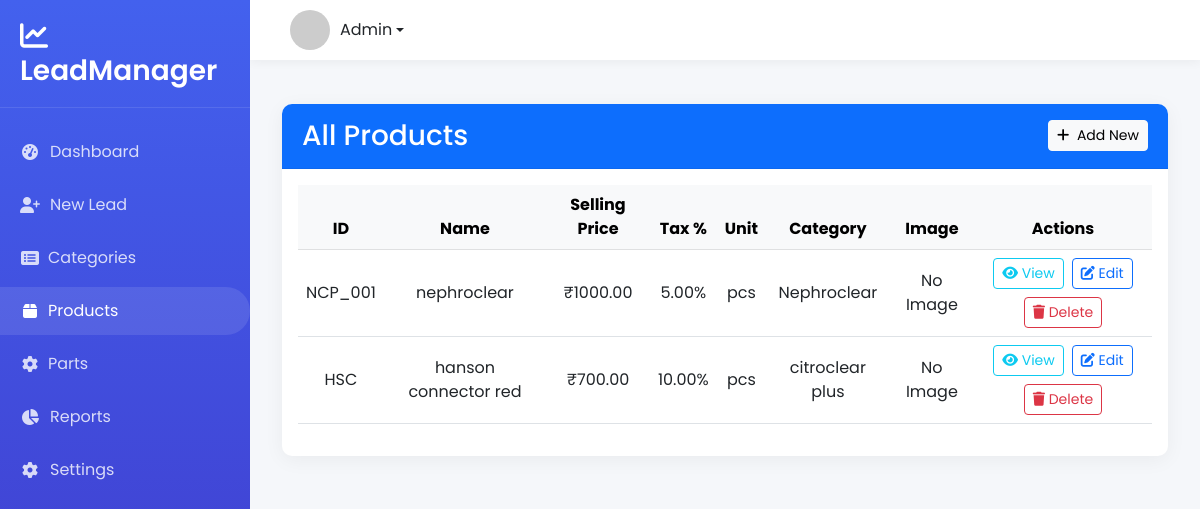
Before: /products/ with the older database file.
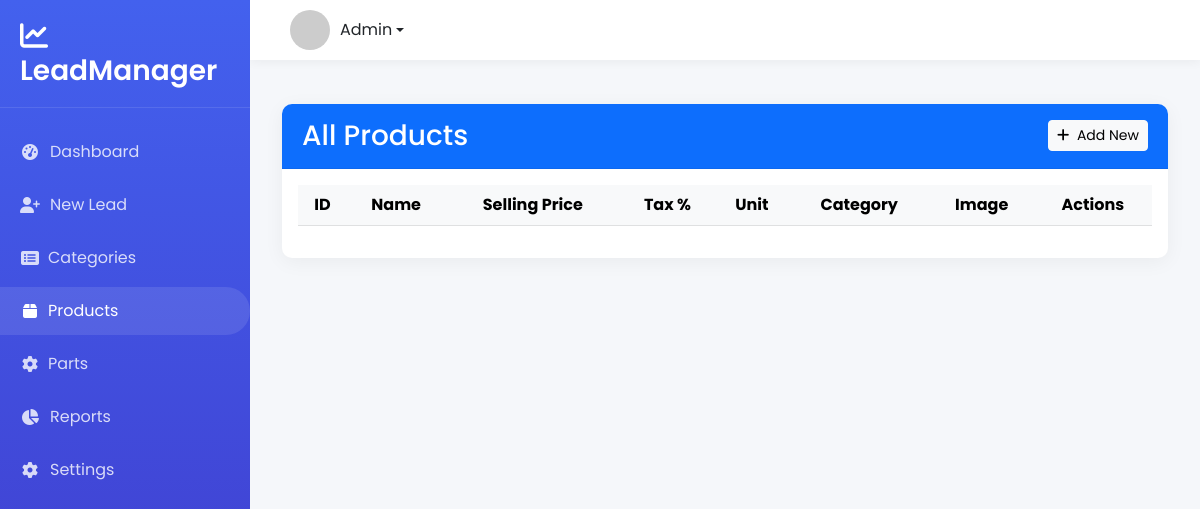
After: the same page with the newer database file.
### leads/models.py (models this page shows, shortened)
class Product(models.Model):
    PRODUCT_UNITS = [
        ('kg', 'Kilogram'),
        ('ltr', 'Liter'),
        ('pcs', 'Pieces'),
        ('box', 'Box'),
        ('nos', 'Numbers'),
    ]
    id = models.CharField(max_length=50, primary_key=True)
    name = models.CharField(max_length=100)
    selling_price = models.DecimalField(max_digits=10, decimal_places=2)
    tax_percent = models.DecimalField(max_digits=5, decimal_places=2)
    purchase_price = models.DecimalField(max_digits=10, decimal_places=2)
    unit = models.CharField(max_length=10, choices=PRODUCT_UNITS, default='pcs')
    hsn_sac = models.CharField(max_length=20, blank=True, null=True)
    description = models.TextField(blank=True)
    category = models.ForeignKey('Category', on_delete=models.SET_NULL, null=True)
    product_image = models.ImageField(upload_to='product_images/', blank=True, null=True)
    created_at = models.DateTimeField(auto_now_add=True)

class Category(models.Model):
    id = models.CharField(max_length=50, primary_key=True)
    name = models.CharField(max_length=100)
    description = models.TextField(blank=True, null=True)
    image = models.ImageField(upload_to='categories/', blank=True, null=True)
    created_at = models.DateTimeField(auto_now_add=True)
    updated_at = models.DateTimeField(auto_now=True)

### leads/views.py (the view)
# urls.py: path('products/', views.product_list, name='product_list'),
def product_list(request):
    products = Product.objects.all()
    return render(request, 'product_list.html', {'products': products})

### leads/templates/product_list.html (shortened to what this page needs)
{% extends "base.html" %}
{% block content %}
<div class="container mt-4">
    <div class="card">
        <div class="card-header bg-primary text-white d-flex justify-content-between align-items-center">
            <h3 class="mb-0">All Products</h3>
            <a href="{% url 'add_product' %}" class="btn btn-light btn-sm">
                <i class="fas fa-plus me-1"></i> Add New
            </a>
        </div>
        <div class="card-body">
            <div class="table-responsive">
                <table class="table table-hover align-middle text-center">
                    <thead class="table-light">
                        <tr>
                            <th>ID</th>
                            <th>Name</th>
                            <th>Selling Price</th>
                            <th>Tax %</th>
                            <th>Unit</th>
                            <th>Category</th>
                            <th>Image</th>
                            <th>Actions</th>
                        </tr>
                    </thead>
                    <tbody>
                        {% for product in products %}
                        <tr>
                            <td>{{ product.id }}</td>
                            <td>{{ product.name }}</td>
                            <td>₹{{ product.selling_price }}</td>
                            <td>{{ product.tax_percent }}%</td>
                            <td>{{ product.unit }}</td>
                            <td>{{ product.category.name }}</td>
                            <td>
                                {% if product.product_image %}
                                    <img src="{{ product.product_image.url }}" width="50" height="50" class="img-thumbnail">
                                {% else %}
                                    No Image
                                {% endif %}
                            </td>
                            <td>
                                <div class="d-flex gap-2 justify-content-center flex-wrap">
                                    <a href="{% url 'product_detail' product.id %}" class="btn btn-sm btn-outline-info">
                                        <i class="fas fa-eye"></i> View
                                    </a>
                                    <a href="{% url 'edit_product' product.id %}" class="btn btn-sm btn-outline-primary">
                                        <i class="fas fa-edit"></i> Edit
                                    </a>
                                    <button type="button" class="btn btn-sm btn-outline-danger"
                                            onclick="confirmDelete('{{ product.id }}', '{{ product.name }}')">
                                        <i class="fas fa-trash"></i> Delete
                                    </button>
                                </div>
                            </td>
                        </tr>
                        {% endfor %}
                    </tbody>
                </table>
            </div>
        </div>
    </div>
</div>
{% endblock %}

### leads/templates/base.html (shortened to what this page needs)
<!DOCTYPE html>
<html lang="en">
<head>
    <link href="https://cdn.jsdelivr.net/npm/bootstrap@5.3.0/dist/css/bootstrap.min.css" rel="stylesheet">
    <link rel="stylesheet" href="https://cdnjs.cloudflare.com/ajax/libs/font-awesome/6.4.0/css/all.min.css">
</head>
<body>
    <div class="sidebar">
        <div class="sidebar-brand">
            <h3><i class="fas fa-chart-line me-2"></i> LeadManager</h3>
        </div>
        <div class="sidebar-nav">
            <ul class="nav flex-column">
                <li class="nav-item">
                    <a class="nav-link {% if request.path == '/dashboard/' %}active{% endif %}" href="{% url 'dashboard' %}">
                        <i class="fas fa-tachometer-alt"></i>
                        <span>Dashboard</span>
                    </a>
                </li>
                <li class="nav-item">
                    <a class="nav-link {% if request.path == '/new-lead/' %}active{% endif %}" href="{% url 'new_lead' %}">
                        <i class="fas fa-user-plus"></i>
                        <span>New Lead</span>
                    </a>
                </li>
                <li class="nav-item">
                     <a class="nav-link {% if request.path == '/categories/' %}active{% endif %} " href="{% url 'category_list' %}">
                        <i class="fas fa-list-alt me-2"></i> Categories
                     </a>
                </li>
                <li class="nav-item">
                     <a class="nav-link {% if request.path == '/products/' %}active{% endif %}" href="{% url 'product_list' %}">
                        <i class="fas fa-box me-2"></i> Products
                     </a>
                </li>
                <li class="nav-item ">
                     <a class="nav-link {% if request.path == '/parts/' %}active{% endif %}" href="{% url 'parts_list' %}">
                        <i class="fas fa-cog me-2"></i> Parts
                     </a>
                </li>
                <li class="nav-item">
                    <a class="nav-link" href="#">
                        <i class="fas fa-chart-pie"></i>
                        <span>Reports</span>
                    </a>
                </li>
                <li class="nav-item">
                    <a class="nav-link" href="#">
                        <i class="fas fa-cog"></i>
                        <span>Settings</span>
                    </a>
                </li>
            </ul>
        </div>
    </div>
    <div class="main-content">
        <header class="header">
            <div class="header-right" style="margin-left: 20px;" >
                <div class="dropdown user-dropdown">
                    <a class="dropdown-toggle d-flex align-items-center" href="#" role="button" id="userDropdown" data-bs-toggle="dropdown" style="text-decoration: none; color: #212529;">
                        <img src="https://ui-avatars.com/api/?name=Admin&background=random" alt="User">
                        <span>Admin</span>
                    </a>
                </div>
            </div>
        </header>
        <div class="content-wrapper">
            {% block content %}{% endblock %}
        </div>
    </div>
</body>
</html>

### leads/templates/base.html (style rules this page uses)
:root { --primary-color: #4361ee; --secondary-color: #3f37c9; --accent-color: #4895ef; --light-color: #f8f9fa; --dark-color: #212529; --sidebar-width: 250px; --header-height: 60px; }
body { font-family: 'Poppins', sans-serif; background-color: #f5f7fa; color: #4a4a4a; min-height: 100vh; display: flex; flex-direction: column; }
.sidebar { width: var(--sidebar-width); background: linear-gradient(180deg, var(--primary-color) 0%, var(--secondary-color) 100%); color: white; height: 100vh; position: fixed; transition: all 0.3s; z-index: 1000; }
.sidebar-brand { padding: 20px; display: flex; align-items: center; justify-content: center; border-bottom: 1px solid rgba(255, 255, 255, 0.1); }
.sidebar-brand h3 { margin-bottom: 0; font-weight: 600; }
.sidebar-nav { padding: 20px 0; }
.nav-item { margin-bottom: 5px; }
.nav-link { color: rgba(255, 255, 255, 0.8); padding: 12px 20px; border-radius: 0 30px 30px 0; transition: all 0.3s; display: flex; align-items: center; }
.nav-link:hover, .nav-link.active { color: white; background-color: rgba(255, 255, 255, 0.1); text-decoration: none; }
.nav-link i { margin-right: 10px; width: 20px; text-align: center; }
.main-content { flex: 1; margin-left: var(--sidebar-width); transition: all 0.3s; }
.header { height: var(--header-height); background: white; box-shadow: 0 2px 10px rgba(0, 0, 0, 0.05); display: flex; align-items: center; justify-content: space-between; padding: 0 20px; position:fixed; width: calc(100% - var(--sidebar-width)); left: var(--sidebar-width); z-index: 100; }
.header-right { display: flex; align-items: center; }
.user-dropdown img { width: 40px; height: 40px; border-radius: 50%; margin-right: 10px; }
.card { border: none; border-radius: 10px; box-shadow: 0 4px 20px rgba(0, 0, 0, 0.05); margin-bottom: 20px; transition: all 0.3s; }
.card-header { background-color: white; border-bottom: 1px solid rgba(0, 0, 0, 0.05); font-weight: 600; padding: 15px 20px; border-radius: 10px 10px 0 0 !important; }
.content-wrapper { padding: 20px; margin-top: var(--header-height); }

Changed rows visible on the page:
removed Product: id "NCP_001", name "nephroclear", selling_price "1000.00", tax_percent "5.00", unit "pcs", category.name "Nephroclear", product_image "No Image"
removed Product: id "HSC", name "hanson connector red", selling_price "700.00", tax_percent "10.00", unit "pcs", category.name "citroclear plus", product_image "No Image"
